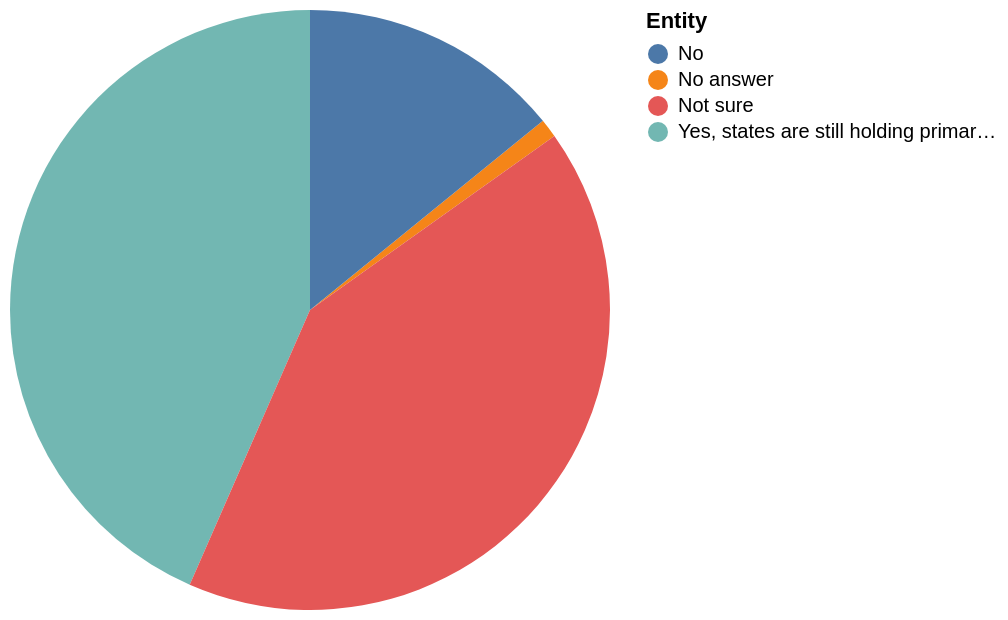

The Vega-Lite source for this figure:
### Vega-Lite specification from a JSON file in a GitHub repository (floating-point values rounded to 4 significant figures)
{"$schema": "https://vega.github.io/schema/vega-lite/v5.json", "description": "Pie chart auto-generated from CSV", "data": {"values": [{"Entity": "Yes, states are still holding primaries", "Value": "43"}, {"Entity": "No answer", "Value": "1"}, {"Entity": "Not sure", "Value": "41"}, {"Entity": "No", "Value": "14"}]}, "mark": "arc", "encoding": {"theta": {"field": "Value", "type": "quantitative"}, "color": {"field": "Entity", "type": "nominal"}}}
